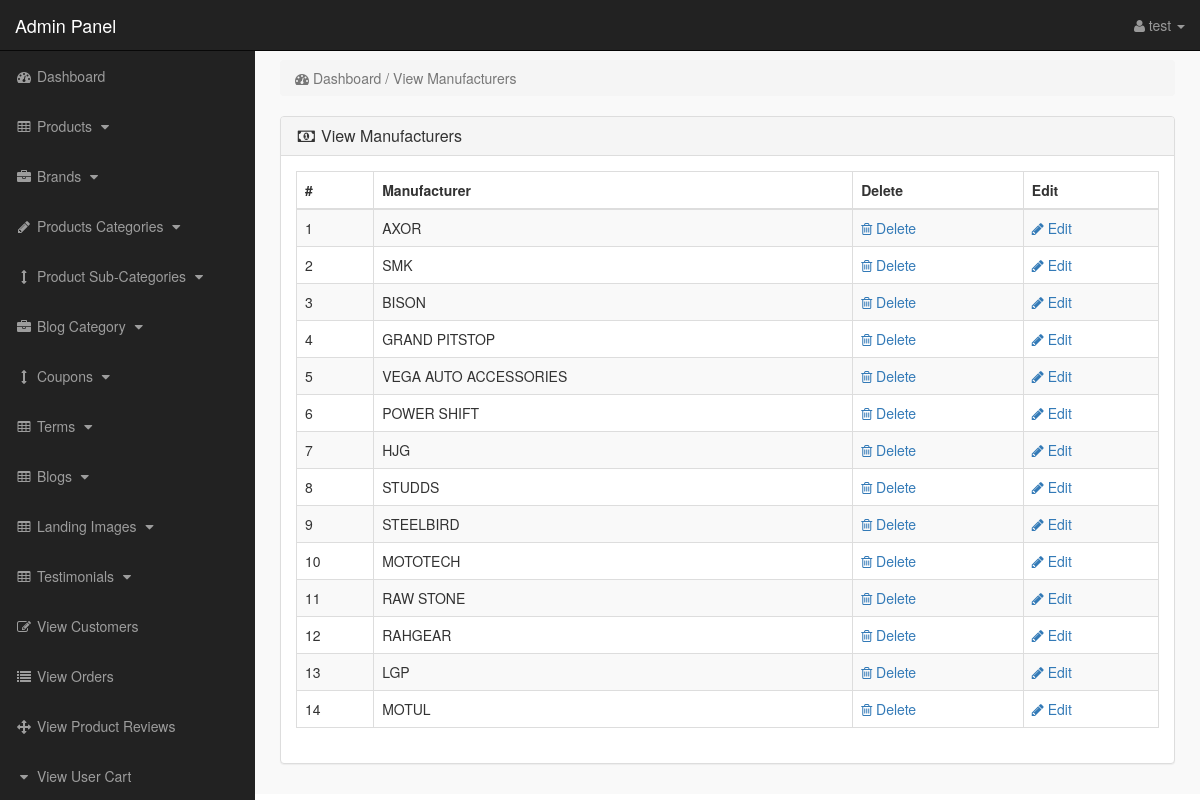
Page /admin_area/index?view_manufacturers (signed in) on the committed database.
### tables this page shows
CREATE TABLE `manufacturers` (
  `manufacturer_id` int(10) NOT NULL,
  `manufacturer_title` text NOT NULL,
  `manufacturer_top` text NOT NULL,
  `manufacturer_image` text NOT NULL
);

### admin_area/view_manufacturers.php (the view)
<?php
if(!isset($_SESSION['admin_email'])){
echo "<script>window.open('login.php','_self')</script>";
}
else {
?>
<div class="row">
<div class="col-lg-12">
<ol class="breadcrumb">
<li class="active">
<i class="fa fa-dashboard"></i> Dashboard / View Manufacturers
</li>
</ol>
</div>
</div>
<div class="row">
<div class="col-lg-12">
<div class="panel panel-default">
<div class="panel-heading">
<h3 class="panel-title">
<i class="fa fa-money fa-fw"></i> View Manufacturers
</h3>
</div>
<div class="panel-body">
<div class="table-responsive">
<table class="table table-bordered table-hover table-striped">
<thead>
<tr>
<th>#</th>
<th>Manufacturer</th>
<th>Delete</th>
<th>Edit</th>
</tr>
</thead>
<tbody>
<?php
$i = 0;
$get_manufacturers = "select * from manufacturers";
$run_manufacturers = mysqli_query($con,$get_manufacturers);
while($row_manufacturers = mysqli_fetch_array($run_manufacturers)){
$manufacturer_id = $row_manufacturers['manufacturer_id'];
$manufacturer_title = $row_manufacturers['manufacturer_title'];
$i++;
?>
<tr>
<td><?php echo $i; ?></td>
<td><?php echo $manufacturer_title; ?></td>
<td>
<a href="index.php?delete_manufacturer=<?php echo $manufacturer_id; ?>">
<i class="fa fa-trash-o"></i> Delete
</a>
</td>
<td>
<a href="index.php?edit_manufacturer=<?php echo $manufacturer_id; ?>">
<i class="fa fa-pencil"></i> Edit
</a>
</td>
</tr>
<?php } ?>
</tbody>
</table>
</div>
</div>
</div>
</div>
</div>
<?php } ?>

### admin_area/index.php (shortened to what this page needs)
<?php
include("includes/db.php");
if (!isset($_SESSION['admin_email'])) {
    echo "<script>window.open('login','_self')</script>";
} else {
?>
    <?php
    $admin_session = $_SESSION['admin_email'];
    $get_admin = "select * from admins  where admin_email='$admin_session'";
    $run_admin = mysqli_query($con, $get_admin);
    $row_admin = mysqli_fetch_array($run_admin);
    $admin_name = $row_admin['admin_name'];
    ?>
    <!DOCTYPE html>
    <html>
    <head>
        <link href="css/bootstrap.min.css" rel="stylesheet">
        <link href="css/style.css" rel="stylesheet">
        <link href="font-awesome/css/font-awesome.min.css" rel="stylesheet">
    </head>
    <body>
        <div id="wrapper">
            <?php include("includes/sidebar.php");  ?>
            <div id="page-wrapper">
                <div class="container-fluid">
                    <?php
                    if (isset($_GET['view_manufacturers'])) {
                        include("view_manufacturers.php");
                    }
                    ?>
                </div>
            </div>
        </div>
    </body>
    </html>
<?php } ?>

### admin_area/includes/sidebar.php (shortened to what this page needs)
<?php
if (!isset($_SESSION['admin_email'])) {
    echo "<script>window.open('login','_self')</script>";
} else {
?>
    <nav class="navbar navbar-inverse navbar-fixed-top">
        <div class="navbar-header">
            <a class="navbar-brand" href="index?dashboard">Admin Panel</a>
        </div>
        <ul class="nav navbar-right top-nav">
            <li class="dropdown">
                <a href="#" class="dropdown-toggle" data-toggle="dropdown">
                    <i class="fa fa-user"></i>
                    <?php echo $admin_name; ?> <b class="caret"></b>
                </a>
            </li>
        </ul>
        <div class="collapse navbar-collapse navbar-ex1-collapse">
            <ul class="nav navbar-nav side-nav">
                <li>
                    <a href="index?dashboard">
                        <i class="fa fa-fw fa-dashboard"></i> Dashboard
                    </a>
                </li>
                <li>
                    <a href="#" data-toggle="collapse" data-target="#products">
                        <i class="fa fa-fw fa-table"></i> Products
                        <i class="fa fa-fw fa-caret-down"></i>
                    </a>
                </li>
                <li>
                    <a href="#" data-toggle="collapse" data-target="#manufacturers">
                        <i class="fa fa-fw fa-briefcase"></i> Brands
                        <i class="fa fa-fw fa-caret-down"></i>
                    </a>
                </li>
                <li>
                    <a href="#" data-toggle="collapse" data-target="#p_cat">
                        <i class="fa fa-fw fa-pencil"></i> Products Categories
                        <i class="fa fa-fw fa-caret-down"></i>
                    </a>
                </li>
                <li>
                    <a href="#" data-toggle="collapse" data-target="#cat">
                        <i class="fa fa-fw fa-arrows-v"></i> Product Sub-Categories
                        <i class="fa fa-fw fa-caret-down"></i>
                    </a>
                </li>
                <li>
                    <a href="#" data-toggle="collapse" data-target="#blog_category">
                        <i class="fa fa-fw fa-briefcase"></i> Blog Category
                        <i class="fa fa-fw fa-caret-down"></i>
                    </a>
                </li>
                <li>
                    <a href="#" data-toggle="collapse" data-target="#coupons">
                        <i class="fa fa-fw fa-arrows-v"></i> Coupons
                        <i class="fa fa-fw fa-caret-down"></i>
                    </a>
                </li>
                <li>
                    <a href="#" data-toggle="collapse" data-target="#terms">
                        <i class="fa fa-fw fa-table"></i> Terms
                        <i class="fa fa-fw fa-caret-down"></i>
                    </a>
                </li>
                <li>
                    <a href="#" data-toggle="collapse" data-target="#blogs">
                        <i class="fa fa-fw fa-table"></i> Blogs
                        <i class="fa fa-fw fa-caret-down"></i>
                    </a>
                </li>
                <li>
                    <a href="#" data-toggle="collapse" data-target="#landing_images">
                        <i class="fa fa-fw fa-table"></i> Landing Images
                        <i class="fa fa-fw fa-caret-down"></i>
                    </a>
                </li>
                <li>
                    <a href="#" data-toggle="collapse" data-target="#testimonials">
                        <i class="fa fa-fw fa-table"></i> Testimonials
                        <i class="fa fa-fw fa-caret-down"></i>
                    </a>
                </li>
                <li>
                    <a href="index?view_customers">
                        <i class="fa fa-fw fa-edit"></i> View Customers
                    </a>
                </li>
                <li>
                    <a href="index?view_orders">
                        <i class="fa fa-fw fa-list"></i> View Orders
                    </a>
                </li>
                <li>
                    <a href="index?view_product_reviews">
                        <i class="fa fa-fw fa-arrows"></i> View Product Reviews
                    </a>
                </li>
                <li>
                    <a href="index?view_user_cart">
                        <i class="fa fa-fw fa-caret-down"></i> View User Cart
                    </a>
                </li>
            </ul>
        </div>
    </nav>
<?php } ?>

### admin_area/css/style.css (style rules this page uses)
body { margin-top:100px; }
@media (min-width: 768px) { body { margin-top:50px; } }
#wrapper { padding-left:0; }
#page-wrapper { width:100%; padding:0; background-color:#F9F9F9; }
@media (min-width: 768px) { #wrapper { padding-left:255px; } }
@media (min-width: 768px) { #page-wrapper { padding:10px; } }
.top-nav { padding:0 15px; }
.top-nav>li { display:inline-block; float:left; }
.top-nav>li>a { padding-top:15px; padding-bottom:15px; line-height:20px; color:#999; }
@media (min-width: 768px) { .side-nav { position:fixed; top:51px; width:255px; border-radius:0; overflow-y:auto; background-color: #222; bottom:0; overflow-x:hidden; padding-bottom:40px; } }
@media (min-width: 768px) { .side-nav>li>a { width:255px; } }
.panel-body { border-radius:5px; }

### rows in the picture
manufacturers: manufacturer_title "AXOR"
manufacturers: manufacturer_title "SMK"
manufacturers: manufacturer_title "BISON"
manufacturers: manufacturer_title "GRAND PITSTOP"
manufacturers: manufacturer_title "VEGA AUTO ACCESSORIES"
manufacturers: manufacturer_title "POWER SHIFT"
manufacturers: manufacturer_title "HJG"
manufacturers: manufacturer_title "STUDDS"
manufacturers: manufacturer_title "STEELBIRD"
manufacturers: manufacturer_title "MOTOTECH"
manufacturers: manufacturer_title "RAW STONE"
manufacturers: manufacturer_title "RAHGEAR"
manufacturers: manufacturer_title "LGP"
manufacturers: manufacturer_title "MOTUL"

### other values in the picture
$admin_name "test"
